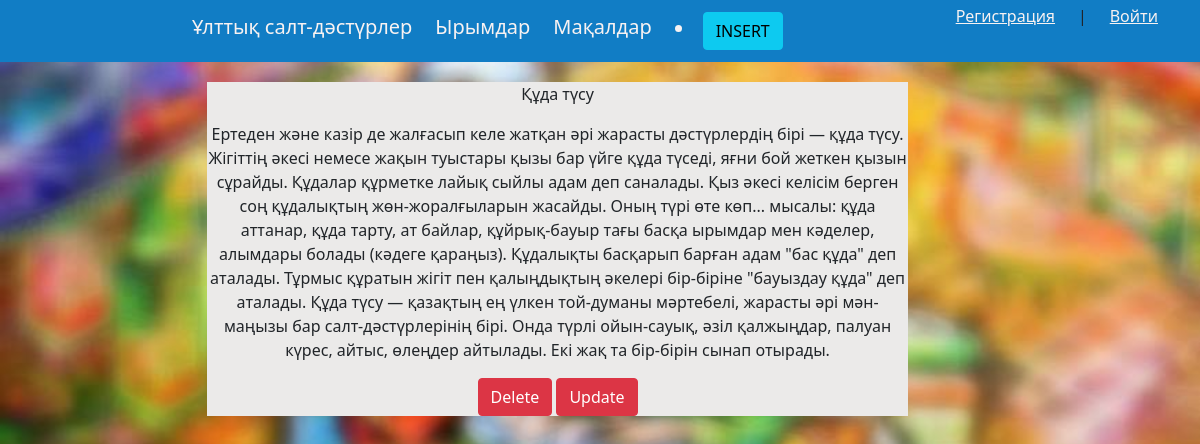
/project/7, run on the app's committed database.
### project/models.py (models this page shows, shortened)
class Salt(models.Model):
    atu = models.CharField(max_length=250)
    malimet = models.TextField(blank=True)

### project/views.py (the view)
# urls.py: path('<int:pk>', views.NewsDetailView.as_view(), name="news-detail"),
class NewsDetailView(DetailView):
    model = Salt
    template_name = 'project/details.html'
    context_object_name = 'salt'

### project/templates/project/details.html
{% extends 'project/base.html' %}
{% block content %}
<ul>
    <div class="modell">
        <p>{{salt.atu}}</p>
        <p>{{salt.malimet}}</p>
        <a href="{%  url 'news-delete' salt.id  %}" class="btn btn-danger">Delete</a>
        <a href="{% url 'news-update' salt.id %}" class="btn btn-danger">Update</a>
    </div>
    </ul>
    {% endblock %}

### project/static/project/css/style.css (style rules this page uses)
html, body { font-family: 'Arial'; margin: 0; padding: 0; height: 100%; width: 100%; color: #444; background-image: url('img/fon.jpg'); background-size: 100%; }
.modell { margin-top: 20px; margin-left: 15%; background-color: rgb(235, 234, 233); width: 60%; text-align: center; }

### data on the page
Salt: atu "Құда түсу", malimet "Ертеден және казір де жалғасып келе жатқан әрі жарасты дәстүрлердің бірі — құда түсу. Жігіттің әкесі немесе жақын туыстары қызы бар үйге құда түседі, яғни бой жеткен қызын сұрайды. Құдалар құрметке лайық сыйлы адам деп саналады. Қыз әкесі келісім берген соң құдалықтың жөн-жоралғыларын жасайды. Оның түрі өте көп... мысалы: құда аттанар, құда тарту, ат байлар, құйрық-бауыр тағы басқа ырымдар мен кәделер, алымдары болады (кәдеге қараңыз). Құдалықты басқарып барған адам \"бас құда\" деп аталады. Тұрмыс құратын жігіт пен қалыңдықтың әкелері бір-біріне \"бауыздау құда\" деп аталады. Құда түсу — қазақтың ең үлкен той-думаны мәртебелі, жарасты әрі мән-маңызы бар салт-дәстүрлерінің бірі. Онда түрлі…"
